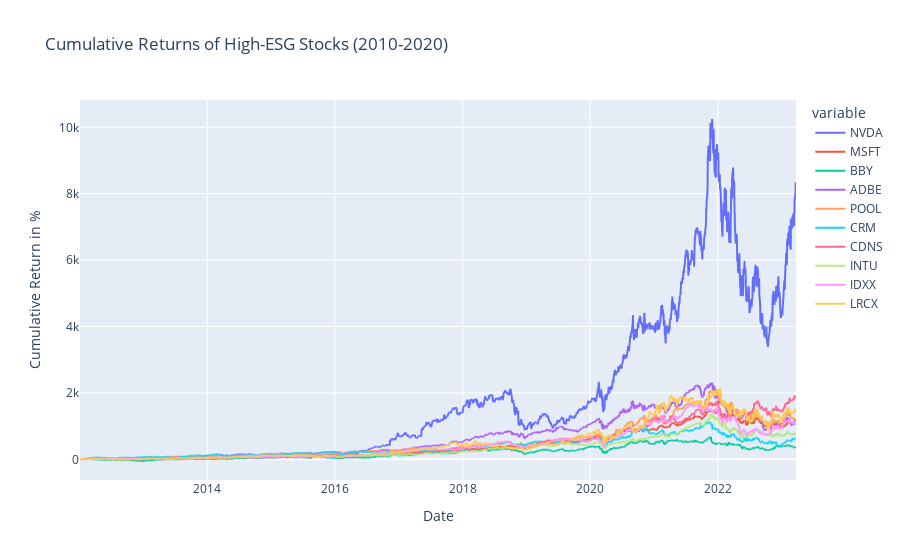

This figure's notebook cell:
### Code cell
import plotly.express as px
prices_returns = prices.pct_change()
prices_rets_cumprod = prices_returns.add(1).cumprod().sub(1)*100

fig = px.line(prices_rets_cumprod, x=prices_rets_cumprod.index, y=prices_rets_cumprod.columns, title='Cumulative Returns of High-ESG Stocks (2010-2020)')

fig.update_xaxes(title_text='Date')
fig.update_yaxes(title_text='Cumulative Return in %')

fig.show()

### Figure 1 — Plotly figure (JSON) as saved in the notebook; plotly's stock layout.template omitted (floating-point values rounded to 4 significant figures; data arrays with more than 128 entries replaced by an {"elided": "..."} marker saying what was removed)
{"data": [{"hovertemplate": "variable=NVDA<br>Date=%{x}<br>value=%{y}<extra></extra>", "legendgroup": "NVDA", "line": {"color": "#636efa", "dash": "solid"}, "marker": {"symbol": "circle"}, "mode": "lines", "name": "NVDA", "showlegend": true, "type": "scattergl", "x": {"elided": "2825 str values"}, "xaxis": "x", "y": {"elided": "2825 float values"}, "yaxis": "y"}, {"hovertemplate": "variable=MSFT<br>Date=%{x}<br>value=%{y}<extra></extra>", "legendgroup": "MSFT", "line": {"color": "#EF553B", "dash": "solid"}, "marker": {"symbol": "circle"}, "mode": "lines", "name": "MSFT", "showlegend": true, "type": "scattergl", "x": {"elided": "2825 str values"}, "xaxis": "x", "y": {"elided": "2825 float values"}, "yaxis": "y"}, {"hovertemplate": "variable=BBY<br>Date=%{x}<br>value=%{y}<extra></extra>", "legendgroup": "BBY", "line": {"color": "#00cc96", "dash": "solid"}, "marker": {"symbol": "circle"}, "mode": "lines", "name": "BBY", "showlegend": true, "type": "scattergl", "x": {"elided": "2825 str values"}, "xaxis": "x", "y": {"elided": "2825 float values"}, "yaxis": "y"}, {"hovertemplate": "variable=ADBE<br>Date=%{x}<br>value=%{y}<extra></extra>", "legendgroup": "ADBE", "line": {"color": "#ab63fa", "dash": "solid"}, "marker": {"symbol": "circle"}, "mode": "lines", "name": "ADBE", "showlegend": true, "type": "scattergl", "x": {"elided": "2825 str values"}, "xaxis": "x", "y": {"elided": "2825 float values"}, "yaxis": "y"}, {"hovertemplate": "variable=POOL<br>Date=%{x}<br>value=%{y}<extra></extra>", "legendgroup": "POOL", "line": {"color": "#FFA15A", "dash": "solid"}, "marker": {"symbol": "circle"}, "mode": "lines", "name": "POOL", "showlegend": true, "type": "scattergl", "x": {"elided": "2825 str values"}, "xaxis": "x", "y": {"elided": "2825 float values"}, "yaxis": "y"}, {"hovertemplate": "variable=CRM<br>Date=%{x}<br>value=%{y}<extra></extra>", "legendgroup": "CRM", "line": {"color": "#19d3f3", "dash": "solid"}, "marker": {"symbol": "circle"}, "mode": "lines", "name": "CRM", "showlegend": true, "type": "scattergl", "x": {"elided": "2825 str values"}, "xaxis": "x", "y": {"elided": "2825 float values"}, "yaxis": "y"}, {"hovertemplate": "variable=CDNS<br>Date=%{x}<br>value=%{y}<extra></extra>", "legendgroup": "CDNS", "line": {"color": "#FF6692", "dash": "solid"}, "marker": {"symbol": "circle"}, "mode": "lines", "name": "CDNS", "showlegend": true, "type": "scattergl", "x": {"elided": "2825 str values"}, "xaxis": "x", "y": {"elided": "2825 float values"}, "yaxis": "y"}, {"hovertemplate": "variable=INTU<br>Date=%{x}<br>value=%{y}<extra></extra>", "legendgroup": "INTU", "line": {"color": "#B6E880", "dash": "solid"}, "marker": {"symbol": "circle"}, "mode": "lines", "name": "INTU", "showlegend": true, "type": "scattergl", "x": {"elided": "2825 str values"}, "xaxis": "x", "y": {"elided": "2825 float values"}, "yaxis": "y"}, {"hovertemplate": "variable=IDXX<br>Date=%{x}<br>value=%{y}<extra></extra>", "legendgroup": "IDXX", "line": {"color": "#FF97FF", "dash": "solid"}, "marker": {"symbol": "circle"}, "mode": "lines", "name": "IDXX", "showlegend": true, "type": "scattergl", "x": {"elided": "2825 str values"}, "xaxis": "x", "y": {"elided": "2825 float values"}, "yaxis": "y"}, {"hovertemplate": "variable=LRCX<br>Date=%{x}<br>value=%{y}<extra></extra>", "legendgroup": "LRCX", "line": {"color": "#FECB52", "dash": "solid"}, "marker": {"symbol": "circle"}, "mode": "lines", "name": "LRCX", "showlegend": true, "type": "scattergl", "x": {"elided": "2825 str values"}, "xaxis": "x", "y": {"elided": "2825 float values"}, "yaxis": "y"}], "layout": {"legend": {"title": {"text": "variable"}, "tracegroupgap": 0}, "title": {"text": "Cumulative Returns of High-ESG Stocks (2010-2020)"}, "xaxis": {"anchor": "y", "domain": [0, 1], "title": {"text": "Date"}}, "yaxis": {"anchor": "x", "domain": [0, 1], "title": {"text": "Cumulative Return in %"}}}}
